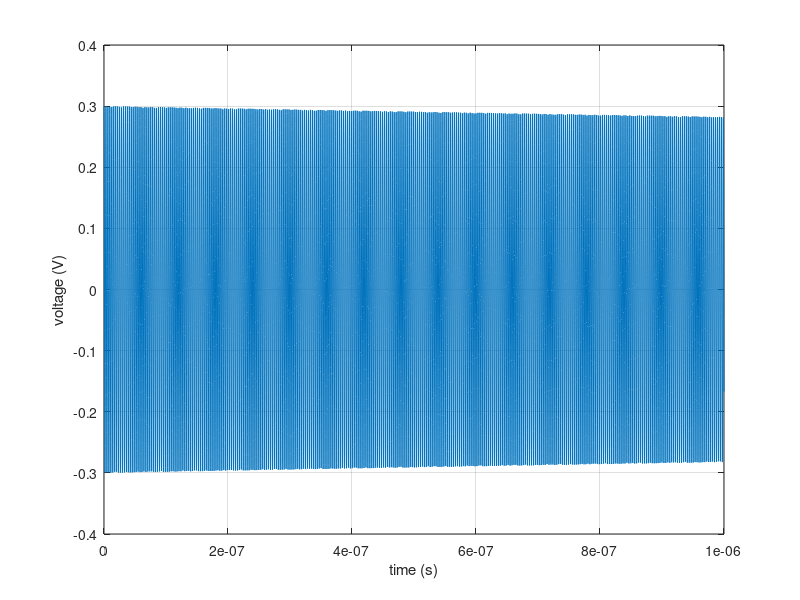

MATLAB code to generate this figure:


% https://arxiv.org/pdf/1710.02015

% Analyze oscillator steady-state xs(t) under small perturbation b(t).
% Differential algebraic equation:

% d(q(xs(t) + b(t)))/dt + f(xs(t) + b(t)) = 0

% Steps to compute the scalar quality factor Q

% 1) Compute periodic steady state solution xs by shooting method
% 2) Linearize functions q and f along xs. Calculate Jacobian matrices C and G
% 3) Solve for X(T) of the matrix DAE C'(t)*X(t) + G(t)*X(t) = 0
% 4) Perform eigenanalysis on X(T) to obtain λ2 and calculate Q

L = 0.5*1e-9; % (0.5nH)
C = 0.5*1e-9; % (0.5nF)
R = -Inf; % FIXME
K = 1;

%f = @(v) K*(v - tanh(1.01*v)); % (1/Ohms)
fp = @(v) K*(1 - 1.01 * sech(1.01*v).^2);

v0 = 0.3;
dv0 = 0;
x0 = [v0; dv0];
tspan = [0 10e-7];

circuit = @(t, x) [
    x(2)
    (-x(1)/(L*R) - fp(x(1))/C - x(1)/(L*C))
];

[t, x] = ode45(circuit, tspan, x0);

v = x(:, 1);
plot(t, v);
xlabel('time (s)');
ylabel('voltage (V)');
grid on;
